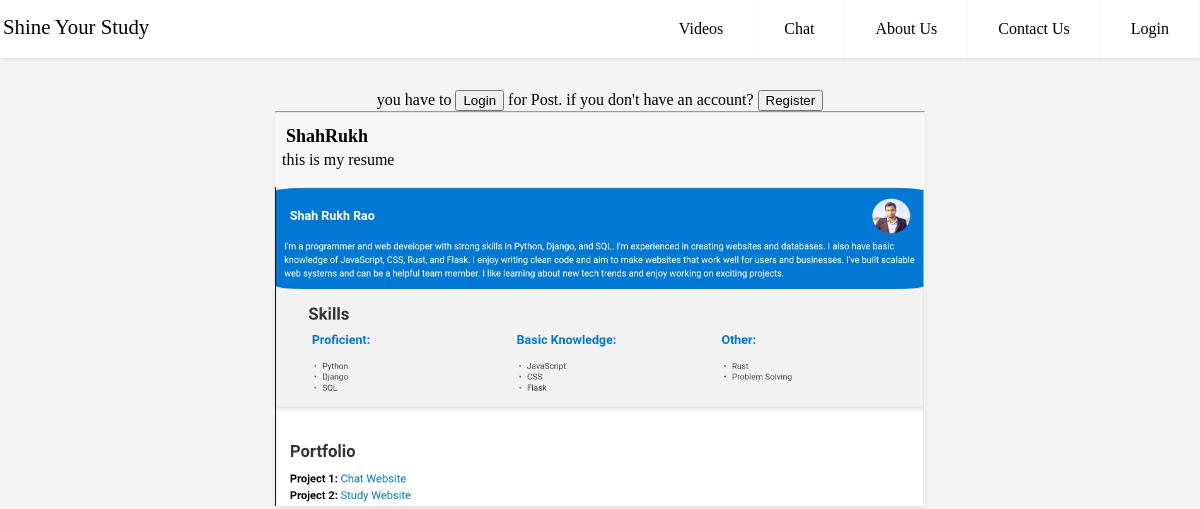
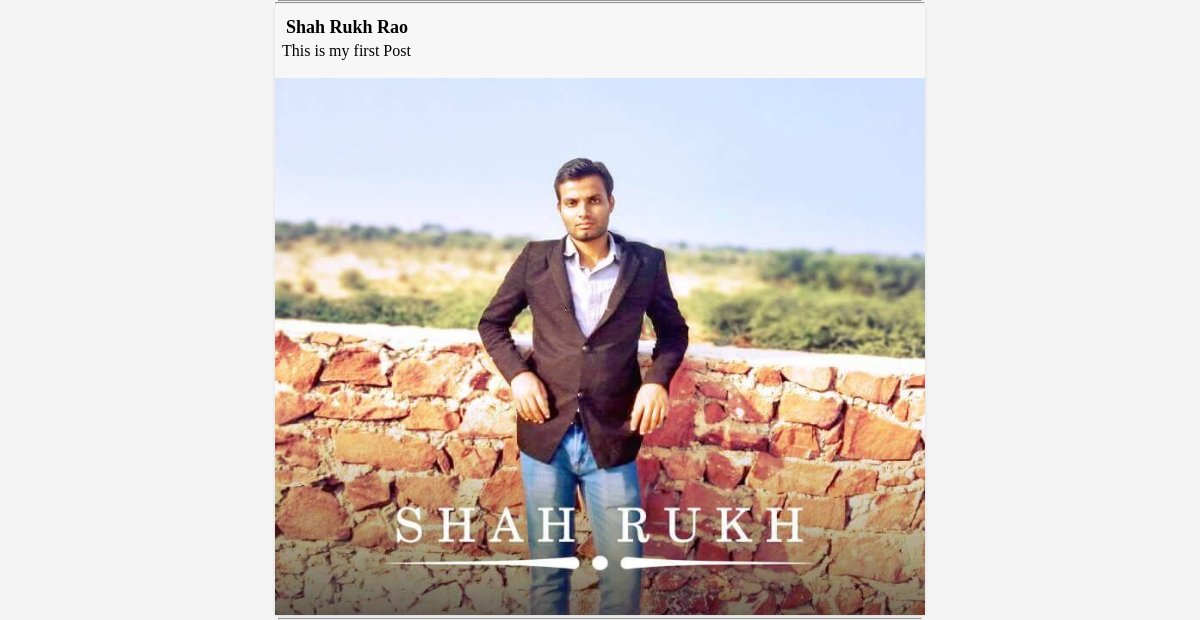
/chat/, run on an earlier commit of the app's database (2 pictures, top to bottom).
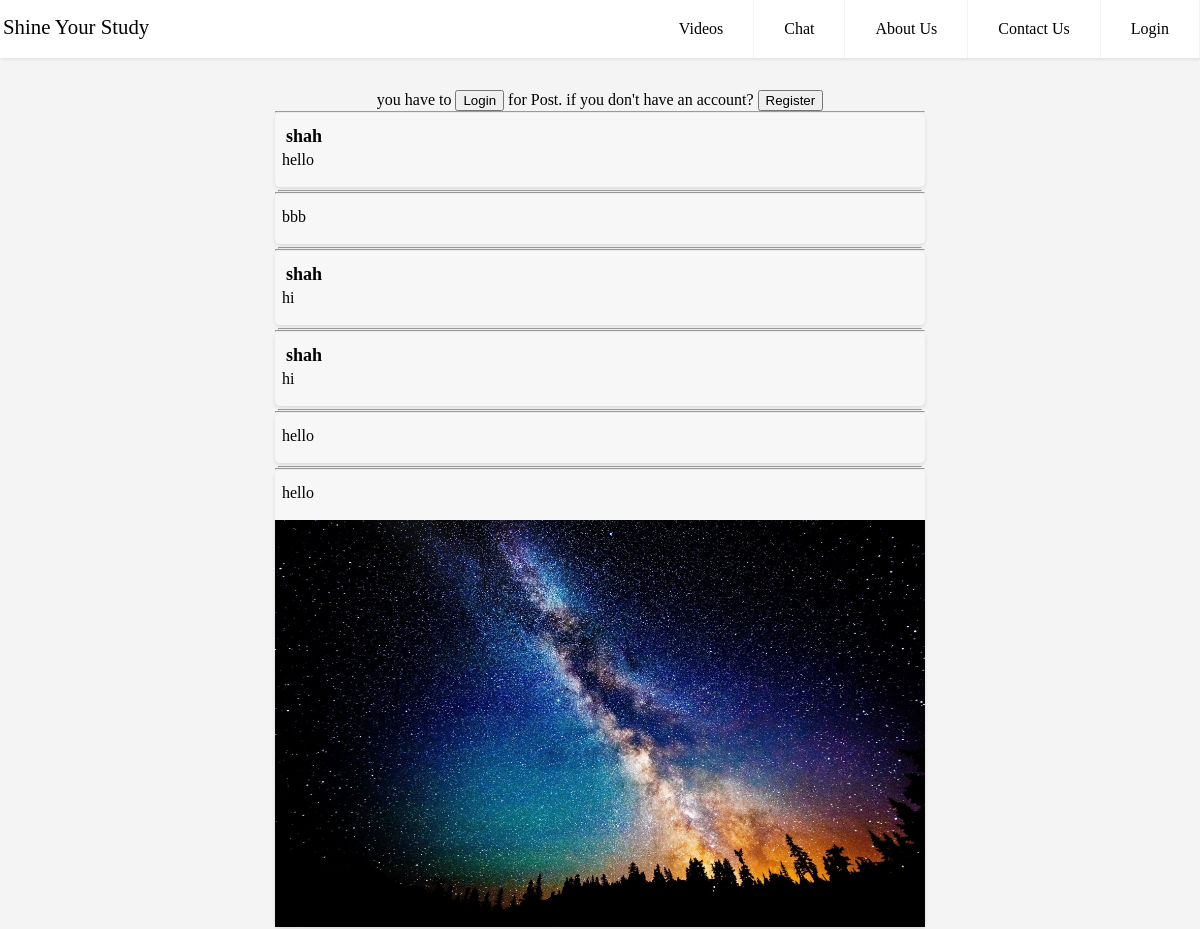
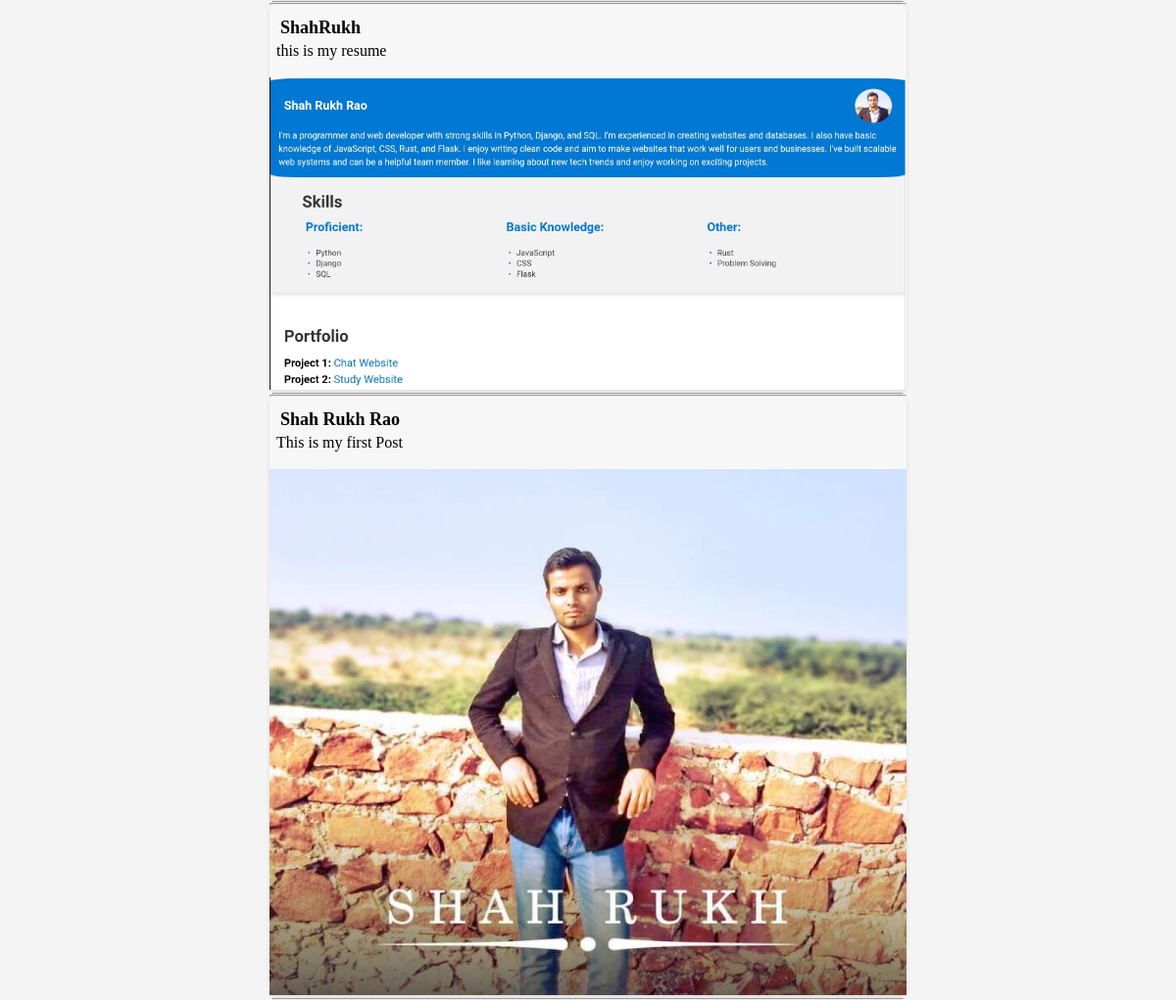
And on a later commit of the database (2 pictures, top to bottom).
### myapp/models.py (models this page shows)
class Chat(models.Model):
    username = models.CharField(max_length=100)
    post = models.TextField()
    image = models.ImageField(upload_to='post_images/', blank=True, null=True)

### myapp/views.py (the view)
def chat(request):
    username = request.user.username
    post = Chat.objects.all()
    if request.method == 'POST':
        form = ChatForm(request.POST, request.FILES)
        if form.is_valid():
            chat = form.save(commit=False)
            chat.username = request.user.username  # Set the username
            chat.save()
            return redirect('chat')
        else:
            print(form.errors)
    else:
        form = ChatForm()
    return render(request, "myapp/chat.html", {"form": form, "post": post})

### myapp/templates/myapp/chat.html (shortened to what this page needs)
{% extends 'myapp/layout.html' %}
{% block body %}
<br><br>
<br>
{% if user.is_authenticated %}
<form method="post" enctype="multipart/form-data">
    {% csrf_token %}
    <div class="form-group">
        {{ form.post }}
    </div>
    <div class="form-group">
        {{ form.image }}
        <button type="submit" class="custom-button"> Post </button>
    </div>
</form>
{% else %}
<div style="text-align: center;">
    you have to <a href="/user_login/"><button>Login</button></a> for Post.
    if you don't have an account?
    <a  href="/register/"><button>Register</button></a>
</div>
{% endif %}
<div class="post-container">
    {% for item in post|dictsortreversed:"id" %}
    <hr style="margin: 0px;">
    <div class="post-card">
        <div class="post-content">
            <h1 style="margin-left: 10px; margin-bottom: 2px; font-size: large;">{{ item.username }}</h1>
            <p style="margin-left: 5px; margin-top: 3px; padding: 1px;  font-size: medium;">{{ item.post }}</p>
        </div>
        {% if item.image %}
        <div class="post-image">
            <img src="{{ item.image.url }}" alt="Post Image">
        </div>
        {% endif %}
    </div>
    <hr style="margin: 3px; margin-bottom: 0px;">
    {% endfor %}
</div>
{% endblock %}

### myapp/templates/myapp/layout.html (shortened to what this page needs)
<!DOCTYPE html>
<html lang="en">
<head>
</head>
<body>
    <header class="header">
        <a href="/" class="logo">Shine Your Study</a>
        <ul class="menu">
            <li><a href="/videos/">Videos</a></li>
            <li><a href="/chat/">Chat</a></li>
            <li><a href="/about/">About Us</a></li>
            <li><a href="/contact/">Contact Us</a></li>
            {% if user.is_authenticated %}
            <li><a href="/profile/">Profile</a></li>
            {% else %}
            <li><a href="/user_login/">Login</a></li>
            {% endif %}
        </ul>
    </header>
    <br><br>
    {% block body %}{% endblock %}
</body>
</html>

### myapp/templates/myapp/layout.html (style rules this page uses)
body { margin: 0; font-family: 'Droid Serif', serif; background-color: #f4f4f4; }
a { color: #000; }
.header { background-color: #fff; box-shadow: 1px 1px 4px 0 rgba(0, 0, 0, .1); position: fixed; width: 100%; z-index: 3; }
.header ul { margin: 0; padding: 0; list-style: none; overflow: hidden; background-color: #fff; }
.header li a { display: block; padding: 10px 10px; border-right: 1px solid #f4f4f4; text-decoration: none; }
.header .logo { display: block; float: left; font-size: 1.3em; padding: 15px 3px; text-decoration: none; }
.header .menu { clear: both; max-height: 0; transition: max-height .2s ease-out; }
@media (min-width: 48em) { .header li { float: left; } }
@media (min-width: 48em) { .header li a { padding: 20px 30px; } }
@media (min-width: 48em) { .header .menu { clear: none; float: right; max-height: none; } }

### myapp/templates/myapp/chat.html (style rules this page uses)
.post-container { max-width: 650px; margin: 0 auto; padding: 0px; border: 1px; box-shadow: #000; }
.post-card { background-color: #f7f7f7; border-radius: 5px; box-shadow: 0 2px 4px rgba(0, 0, 0, 0.1); margin-bottom: 2px; }
.post-content { padding: 1px; font-size: small; }
.post-image img { width: 100%; height: auto; display: block; }

What changed in the data, as far as the page shows it:
added Chat: username "shah", post "hello"
added Chat: post "bbb"
added Chat: username "shah", post "hi"
added Chat: username "shah", post "hi"
added Chat: post "hello"
added Chat: post "hello", image (picture)
